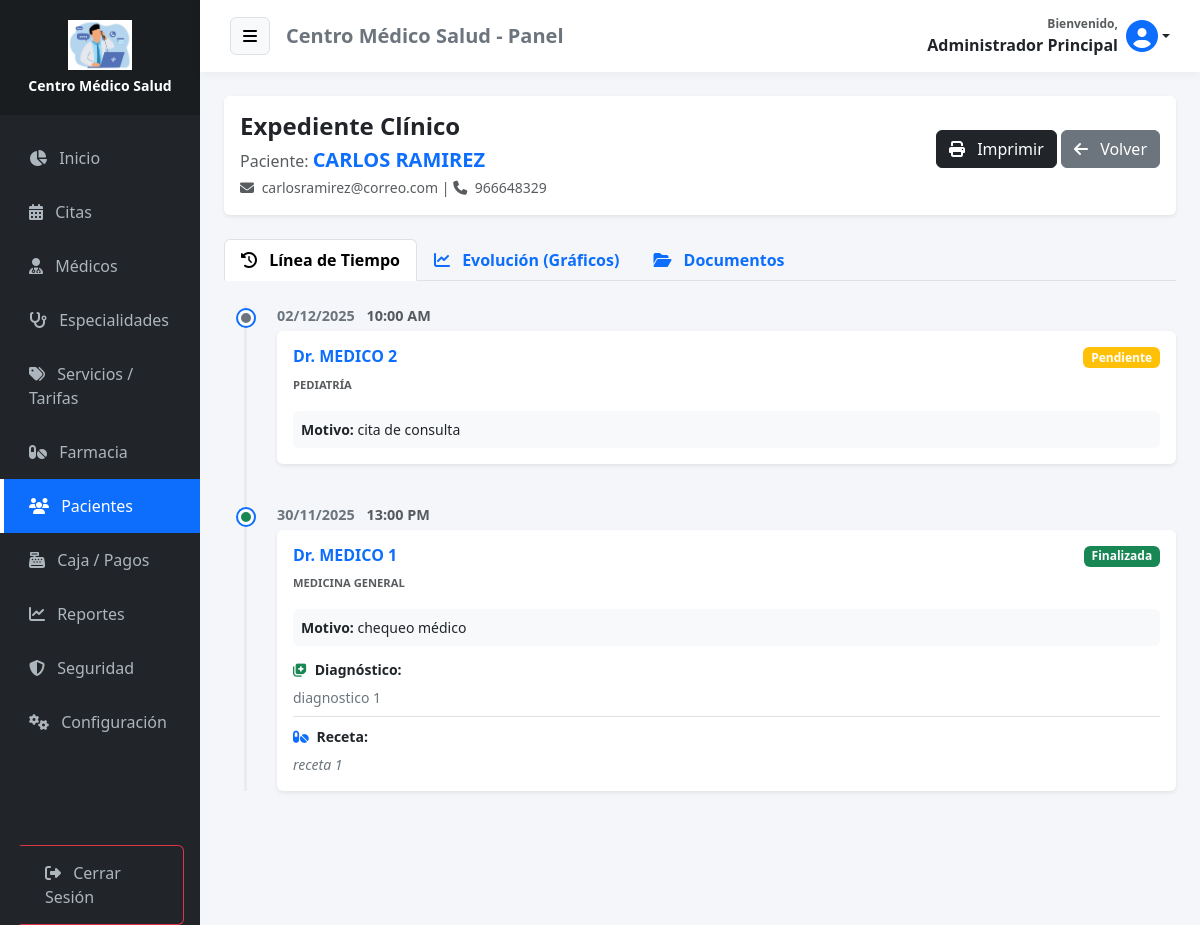
Page /pacientes/historial?id=4 (signed in) on the committed database.
### tables this page shows
CREATE TABLE IF NOT EXISTS `configuracion` (
  `id` int NOT NULL,
  `nombre_clinica` varchar(100) DEFAULT NULL,
  `direccion` varchar(255) DEFAULT NULL,
  `telefono` varchar(50) DEFAULT NULL,
  `email` varchar(100) DEFAULT NULL,
  `moneda` varchar(5) DEFAULT 'S/.',
  `logo` varchar(255) DEFAULT NULL,
  PRIMARY KEY (`id`)
);

CREATE TABLE IF NOT EXISTS `usuarios` (
  `id_usuario` int NOT NULL AUTO_INCREMENT,
  `nombre` varchar(100) NOT NULL,
  `documento_identidad` varchar(20) DEFAULT NULL,
  `email` varchar(100) NOT NULL,
  `telefono` varchar(20) DEFAULT NULL,
  `grupo_sanguineo` varchar(5) DEFAULT NULL,
  `alergias` text,
  `enfermedades_cronicas` text,
  `password` varchar(255) NOT NULL,
  `avatar` varchar(255) DEFAULT NULL,
  `id_rol` int DEFAULT NULL,
  `fecha_creacion` timestamp NULL DEFAULT CURRENT_TIMESTAMP,
  PRIMARY KEY (`id_usuario`),
  UNIQUE KEY `email` (`email`),
  KEY `id_rol` (`id_rol`),
  CONSTRAINT `usuarios_ibfk_1` FOREIGN KEY (`id_rol`) REFERENCES `roles` (`id_rol`)
);

CREATE TABLE IF NOT EXISTS `citas` (
  `id_cita` int NOT NULL AUTO_INCREMENT,
  `id_paciente` int NOT NULL,
  `id_medico` int NOT NULL,
  `id_servicio` int DEFAULT NULL,
  `fecha_cita` datetime NOT NULL,
  `motivo` text,
  `peso` decimal(5,2) DEFAULT NULL,
  `talla` decimal(5,2) DEFAULT NULL,
  `temperatura` decimal(4,1) DEFAULT NULL,
  `presion_arterial` varchar(20) DEFAULT NULL,
  `diagnostico` text,
  `prescripcion` text,
  `dias_reposo` int DEFAULT '0',
  `fecha_fin_reposo` date DEFAULT NULL,
  `estado` enum('Pendiente','Confirmada','Cancelada','Finalizada') DEFAULT 'Pendiente',
  `created_at` timestamp NULL DEFAULT CURRENT_TIMESTAMP,
  PRIMARY KEY (`id_cita`),
  KEY `id_paciente` (`id_paciente`),
  KEY `id_medico` (`id_medico`),
  KEY `fk_cita_servicio` (`id_servicio`),
  CONSTRAINT `citas_ibfk_1` FOREIGN KEY (`id_paciente`) REFERENCES `usuarios` (`id_usuario`),
  CONSTRAINT `citas_ibfk_2` FOREIGN KEY (`id_medico`) REFERENCES `medicos` (`id_medico`),
  CONSTRAINT `fk_cita_servicio` FOREIGN KEY (`id_servicio`) REFERENCES `servicios` (`id_servicio`)
);

CREATE TABLE IF NOT EXISTS `especialidades` (
  `id_especialidad` int NOT NULL AUTO_INCREMENT,
  `nombre` varchar(100) NOT NULL,
  PRIMARY KEY (`id_especialidad`)
);

### app/models/Configuracion.php (called while the page is built, shortened)
<?php
class Configuracion {
    private $conn;
    private $table = 'configuracion';
    public function __construct($db) {
        $this->conn = $db;
    }
    public function obtener() {
        $query = "SELECT * FROM " . $this->table . " WHERE id = 1";
        $stmt = $this->conn->prepare($query);
        $stmt->execute();
        return $stmt->fetch(PDO::FETCH_ASSOC);
    }
}

### app/models/Paciente.php (called while the page is built, shortened)
<?php
class Paciente {
    private $conn;
    private $table = 'usuarios';
    public function __construct($db) {
        $this->conn = $db;
    }
    public function obtenerPorId($id) {
        $query = 'SELECT id_usuario, nombre, documento_identidad, email, telefono,
                         grupo_sanguineo, alergias, enfermedades_cronicas,
                         fecha_creacion
                  FROM ' . $this->table . '
                  WHERE id_usuario = :id AND id_rol = 3';
        $stmt = $this->conn->prepare($query);
        $stmt->bindParam(':id', $id);
        $stmt->execute();
        return $stmt->fetch(PDO::FETCH_ASSOC);
    }
    public function obtenerHistorial($id_paciente) {
        $query = "SELECT c.fecha_cita, c.motivo, c.diagnostico, c.prescripcion, c.estado,
                         c.peso, c.talla, c.temperatura, c.presion_arterial,
                         m_u.nombre as medico, e.nombre as especialidad
                  FROM citas c
                  JOIN medicos m ON c.id_medico = m.id_medico
                  JOIN usuarios m_u ON m.id_usuario = m_u.id_usuario
                  JOIN especialidades e ON m.id_especialidad = e.id_especialidad
                  WHERE c.id_paciente = :id
                  ORDER BY c.fecha_cita DESC";
        $stmt = $this->conn->prepare($query);
        $stmt->bindParam(':id', $id_paciente);
        $stmt->execute();
        return $stmt;
    }
}

### app/views/admin/historial_clinico.php (the view, shortened to what this page needs)
<?php require_once APP_ROOT . '/views/layouts/header.php'; ?>
<div class="card shadow-sm border-0 mb-4 bg-white">
    <div class="card-body">
        <div class="d-flex justify-content-between align-items-center">
            <div>
                <h4 class="fw-bold mb-1 text-dark">Expediente Clínico</h4>
                <p class="text-muted mb-0">Paciente: <strong class="text-primary fs-5"><?php echo $paciente['nombre']; ?></strong></p>
                <small class="text-muted"><i class="fas fa-envelope me-1"></i> <?php echo $paciente['email']; ?> | <i class="fas fa-phone me-1"></i> <?php echo $paciente['telefono'] ? $paciente['telefono'] : 'Sin Teléfono'; ?></small>
            </div>
            <div class="no-print text-end">
                <button onclick="window.print()" class="btn btn-dark mb-1"><i class="fas fa-print me-2"></i> Imprimir</button>
                <a href="<?php echo BASE_URL; ?>/pacientes" class="btn btn-secondary mb-1"><i class="fas fa-arrow-left me-2"></i> Volver</a>
            </div>
        </div>
    </div>
</div>
<ul class="nav nav-tabs mb-4 no-print" id="tabHistorial" role="tablist">
    <li class="nav-item"><button class="nav-link active fw-bold" id="timeline-tab" data-bs-toggle="tab" data-bs-target="#timelinePanel"><i class="fas fa-history me-2"></i> Línea de Tiempo</button></li>
    <li class="nav-item"><button class="nav-link fw-bold" id="graficos-tab" data-bs-toggle="tab" data-bs-target="#graficosPanel"><i class="fas fa-chart-line me-2"></i> Evolución (Gráficos)</button></li>
    <li class="nav-item"><button class="nav-link fw-bold" id="docs-tab" data-bs-toggle="tab" data-bs-target="#docsPanel"><i class="fas fa-folder-open me-2"></i> Documentos</button></li>
</ul>
<div class="tab-content" id="tabContent">
    <div class="tab-pane fade show active" id="timelinePanel">
        <div class="row">
            <div class="col-md-12">
                <?php if($historial->rowCount() > 0): ?>
                    <div class="timeline">
                        <?php while($cita = $historial->fetch(PDO::FETCH_ASSOC)): ?>
                            <div class="timeline-item">
                                <div class="timeline-dot bg-<?php echo ($cita['estado'] == 'Finalizada') ? 'success' : 'secondary'; ?>"></div>
                                <div class="timeline-date"><?php echo date('d/m/Y', strtotime($cita['fecha_cita'])); ?> <span class="ms-2 text-muted"><?php echo date('H:i A', strtotime($cita['fecha_cita'])); ?></span></div>
                                <div class="card shadow-sm card-historia border-0">
                                    <div class="card-body">
                                        <div class="d-flex justify-content-between align-items-start">
                                            <h6 class="fw-bold text-primary mb-1">Dr. <?php echo $cita['medico']; ?></h6>
                                            <span class="badge bg-<?php echo ($cita['estado'] == 'Finalizada') ? 'success' : 'warning'; ?>"><?php echo $cita['estado']; ?></span>
                                        </div>
                                        <small class="text-muted text-uppercase fw-bold" style="font-size: 0.7rem;"><?php echo $cita['especialidad']; ?></small>
                                        <div class="mt-3 p-2 bg-light rounded small"><strong>Motivo:</strong> <?php echo $cita['motivo']; ?></div>
                                        <?php if($cita['diagnostico']): ?>
                                            <div class="mt-2"><h6 class="fw-bold text-dark mt-3 small"><i class="fas fa-notes-medical me-1 text-success"></i> Diagnóstico:</h6><p class="mb-0 text-secondary small"><?php echo nl2br($cita['diagnostico']); ?></p></div>
                                        <?php endif; ?>
                                        <?php if($cita['prescripcion']): ?>
                                            <div class="mt-2 border-top pt-2"><h6 class="fw-bold text-dark mt-1 small"><i class="fas fa-pills me-1 text-primary"></i> Receta:</h6><p class="mb-0 text-secondary small fst-italic"><?php echo nl2br($cita['prescripcion']); ?></p></div>
                                        <?php endif; ?>
                                    </div>
                                </div>
                            </div>
                        <?php endwhile; ?>
                    </div>
                <?php else: ?>
                    <div class="alert alert-light text-center">No hay consultas registradas.</div>
                <?php endif; ?>
            </div>
        </div>
    </div>
</div>
<?php require_once APP_ROOT . '/views/layouts/footer.php'; ?>

### app/views/layouts/header.php (shortened to what this page needs)
<?php
require_once APP_ROOT . '/models/Configuracion.php';
$db_header = new Database();
$conn_header = $db_header->connect();
$configModel_header = new Configuracion($conn_header);
$empresa_header = $configModel_header->obtener();
$nombre_app = !empty($empresa_header['nombre_clinica']) ? $empresa_header['nombre_clinica'] : 'MediCitas';
$logo_app = !empty($empresa_header['logo']) ? $empresa_header['logo'] : null;
?>
<!DOCTYPE html>
<html lang="es">
<head>
    <link href="https://cdn.jsdelivr.net/npm/bootstrap@5.3.0/dist/css/bootstrap.min.css" rel="stylesheet">
    <link rel="stylesheet" href="https://cdnjs.cloudflare.com/ajax/libs/font-awesome/6.4.0/css/all.min.css">
    <link rel="stylesheet" href="https://cdn.datatables.net/1.13.4/css/dataTables.bootstrap5.min.css">
    <link rel="stylesheet" href="https://cdn.datatables.net/buttons/2.3.6/css/buttons.bootstrap5.min.css">
    <link href="https://cdn.jsdelivr.net/npm/select2@4.1.0-rc.0/dist/css/select2.min.css" rel="stylesheet" />
    <link rel="stylesheet" href="https://cdn.jsdelivr.net/npm/select2-bootstrap-5-theme@1.3.0/dist/select2-bootstrap-5-theme.min.css" />
</head>
<body>
<div class="container-fluid">
    <div class="row flex-nowrap">
        <div class="col-auto col-md-3 col-xl-2 px-0 sidebar-col bg-dark" id="sidebar">
            <div class="logo-area">
                <?php if($logo_app && file_exists(APP_ROOT . '/../public/uploads/' . $logo_app)): ?>
                    <div class="mb-2"><img src="<?php echo BASE_URL; ?>/uploads/<?php echo $logo_app; ?>" alt="Logo" class="img-fluid" style="max-height: 50px; object-fit: contain;"></div>
                    <h6 class="text-white mb-0 fw-bold small"><?php echo $nombre_app; ?></h6>
                <?php else: ?>
                    <h4 class="text-white mb-0"><i class="fas fa-heartbeat text-primary"></i> <?php echo $nombre_app; ?></h4>
                <?php endif; ?>
            </div>
            <div class="sidebar-menu mt-3">
                <?php $uri = $_SERVER['REQUEST_URI']; ?>
                <?php $rol = isset($_SESSION['user_role_id']) ? $_SESSION['user_role_id'] : 0; ?>
                <a href="<?php echo BASE_URL; ?>/home" class="<?php echo (strpos($uri, 'home') !== false) ? 'active' : ''; ?>"><i class="fas fa-chart-pie me-2"></i> Inicio</a>
                <a href="<?php echo BASE_URL; ?>/citas" class="<?php echo (strpos($uri, 'citas') !== false) ? 'active' : ''; ?>"><i class="fas fa-calendar-alt me-2"></i> Citas</a>
                <?php if($rol == 1): ?>
                    <a href="<?php echo BASE_URL; ?>/medicos" class="<?php echo (strpos($uri, 'medicos') !== false) ? 'active' : ''; ?>"><i class="fas fa-user-md me-2"></i> Médicos</a>
                    <a href="<?php echo BASE_URL; ?>/especialidades" class="<?php echo (strpos($uri, 'especialidades') !== false) ? 'active' : ''; ?>"><i class="fas fa-stethoscope me-2"></i> Especialidades</a>
                    <a href="<?php echo BASE_URL; ?>/servicios" class="<?php echo (strpos($uri, 'servicios') !== false) ? 'active' : ''; ?>"><i class="fas fa-tags me-2"></i> Servicios / Tarifas</a>
                <?php endif; ?>
                <?php if($rol == 1 || $rol == 4): ?>
                    <a href="<?php echo BASE_URL; ?>/medicamentos" class="<?php echo (strpos($uri, 'medicamentos') !== false) ? 'active' : ''; ?>"><i class="fas fa-pills me-2"></i> Farmacia</a>
                    <a href="<?php echo BASE_URL; ?>/pacientes" class="<?php echo (strpos($uri, 'pacientes') !== false) ? 'active' : ''; ?>"><i class="fas fa-users me-2"></i> Pacientes</a>
                    <a href="<?php echo BASE_URL; ?>/pagos" class="<?php echo (strpos($uri, 'pagos') !== false) ? 'active' : ''; ?>"><i class="fas fa-cash-register me-2"></i> Caja / Pagos</a>
                <?php endif; ?>
                <?php if($rol == 1): ?>
                    <a href="<?php echo BASE_URL; ?>/reportes" class="<?php echo (strpos($uri, 'reportes') !== false) ? 'active' : ''; ?>"><i class="fas fa-chart-line me-2"></i> Reportes</a>
                    <a href="<?php echo BASE_URL; ?>/auditoria" class="<?php echo (strpos($uri, 'auditoria') !== false) ? 'active' : ''; ?>"><i class="fas fa-shield-alt me-2"></i> Seguridad</a>
                    <a href="<?php echo BASE_URL; ?>/configuracion" class="<?php echo (strpos($uri, 'configuracion') !== false) ? 'active' : ''; ?>"><i class="fas fa-cogs me-2"></i> Configuración</a>
                <?php endif; ?>
                <div class="mt-5 pt-5 px-3">
                    <a href="<?php echo BASE_URL; ?>/auth/logout" class="btn btn-outline-danger w-100 text-start"><i class="fas fa-sign-out-alt me-2"></i> Cerrar Sesión</a>
                </div>
            </div>
        </div>
        <div class="col content-col">
            <div class="top-navbar mb-4">
                <div class="d-flex align-items-center">
                    <button class="btn btn-light me-3 border" id="menu-toggle"><i class="fas fa-bars"></i></button>
                    <h5 class="m-0 text-secondary fw-bold d-none d-md-block"><?php echo $nombre_app; ?> - Panel</h5>
                </div>
                <div class="d-flex align-items-center">
                    <div class="dropdown">
                        <a class="nav-link dropdown-toggle fw-bold text-dark d-flex align-items-center" href="#" role="button" data-bs-toggle="dropdown" aria-expanded="false">
                            <div class="me-2 text-end d-none d-md-block">
                                <small class="d-block text-muted" style="font-size: 0.75rem;">Bienvenido,</small>
                                <span><?php echo $_SESSION['user_name'] ?? 'Usuario'; ?></span>
                            </div>
                            <?php if(!empty($_SESSION['user_avatar']) && file_exists(APP_ROOT . '/../public/uploads/' . $_SESSION['user_avatar'])): ?>
                                <img src="<?php echo BASE_URL; ?>/uploads/<?php echo $_SESSION['user_avatar']; ?>" class="rounded-circle border" style="width: 40px; height: 40px; object-fit: cover;">
                            <?php else: ?>
                                <i class="fas fa-user-circle fa-2x text-primary"></i>
                            <?php endif; ?>
                        </a>
                    </div>
                </div>
            </div>
            <div class="container-fluid px-4">

### rows in the picture
configuracion: logo (picture), nombre_clinica "Centro Médico Salud"
usuarios: nombre "CARLOS RAMIREZ", email "carlosramirez@correo.com", telefono "966648329"
citas: fecha_cita "02/12/2025", fecha_cita "10:00 AM", usuarios.nombre "MEDICO 2", estado "Pendiente", especialidades.nombre "PEDIATRÍA", motivo "cita de consulta"
citas: fecha_cita "30/11/2025", fecha_cita "13:00 PM", usuarios.nombre "MEDICO 1", estado "Finalizada", especialidades.nombre "MEDICINA GENERAL", motivo "chequeo médico", diagnostico "diagnostico 1", prescripcion "receta 1"

### other values in the picture
$_SESSION['user_name'] "Administrador Principal"
